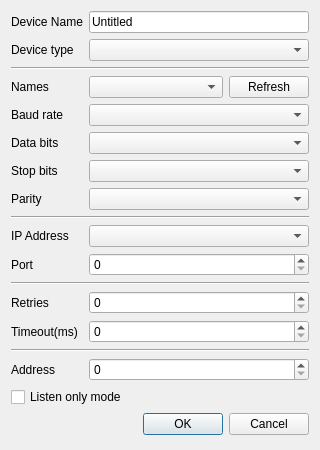
<?xml version="1.0" encoding="UTF-8"?>
<ui version="4.0">
 <class>DeviceConnectionParameterEditor</class>
 <widget class="QDialog" name="DeviceConnectionParameterEditor">
  <property name="geometry">
   <rect>
    <x>0</x>
    <y>0</y>
    <width>320</width>
    <height>450</height>
   </rect>
  </property>
  <property name="minimumSize">
   <size>
    <width>320</width>
    <height>0</height>
   </size>
  </property>
  <property name="windowTitle">
   <string>New Modbus Device</string>
  </property>
  <layout class="QGridLayout" name="gridLayout">
   <item row="13" column="1">
    <widget class="QSpinBox" name="spinBoxTimeout"/>
   </item>
   <item row="9" column="1">
    <widget class="QComboBox" name="comboBoxTcpAddress"/>
   </item>
   <item row="12" column="0">
    <widget class="QLabel" name="labelRetries">
     <property name="sizePolicy">
      <sizepolicy hsizetype="Fixed" vsizetype="Preferred">
       <horstretch>0</horstretch>
       <verstretch>0</verstretch>
      </sizepolicy>
     </property>
     <property name="text">
      <string>Retries</string>
     </property>
    </widget>
   </item>
   <item row="4" column="1">
    <widget class="QComboBox" name="comboBoxRtuBaudRate"/>
   </item>
   <item row="15" column="1">
    <widget class="QSpinBox" name="spinBoxServerAddress"/>
   </item>
   <item row="13" column="0">
    <widget class="QLabel" name="labelTimeout">
     <property name="sizePolicy">
      <sizepolicy hsizetype="Fixed" vsizetype="Preferred">
       <horstretch>0</horstretch>
       <verstretch>0</verstretch>
      </sizepolicy>
     </property>
     <property name="text">
      <string>Timeout(ms)</string>
     </property>
    </widget>
   </item>
   <item row="8" column="0" colspan="2">
    <widget class="Line" name="lineNetwork">
     <property name="orientation">
      <enum>Qt::Orientation::Horizontal</enum>
     </property>
    </widget>
   </item>
   <item row="4" column="0">
    <widget class="QLabel" name="labelBaudRate">
     <property name="sizePolicy">
      <sizepolicy hsizetype="Fixed" vsizetype="Preferred">
       <horstretch>0</horstretch>
       <verstretch>0</verstretch>
      </sizepolicy>
     </property>
     <property name="text">
      <string>Baud rate</string>
     </property>
    </widget>
   </item>
   <item row="7" column="1">
    <widget class="QComboBox" name="comboBoxRtuParity"/>
   </item>
   <item row="10" column="1">
    <widget class="QSpinBox" name="spinBoxTcpPort"/>
   </item>
   <item row="2" column="0" colspan="2">
    <widget class="Line" name="lineSerialPort">
     <property name="orientation">
      <enum>Qt::Orientation::Horizontal</enum>
     </property>
    </widget>
   </item>
   <item row="1" column="1">
    <widget class="QComboBox" name="comboBoxDeviceType"/>
   </item>
   <item row="5" column="1">
    <widget class="QComboBox" name="comboBoxRtuDataBits"/>
   </item>
   <item row="10" column="0">
    <widget class="QLabel" name="labelPort">
     <property name="sizePolicy">
      <sizepolicy hsizetype="Fixed" vsizetype="Preferred">
       <horstretch>0</horstretch>
       <verstretch>0</verstretch>
      </sizepolicy>
     </property>
     <property name="text">
      <string>Port</string>
     </property>
    </widget>
   </item>
   <item row="9" column="0">
    <widget class="QLabel" name="labelIp">
     <property name="sizePolicy">
      <sizepolicy hsizetype="Fixed" vsizetype="Preferred">
       <horstretch>0</horstretch>
       <verstretch>0</verstretch>
      </sizepolicy>
     </property>
     <property name="text">
      <string>IP Address</string>
     </property>
    </widget>
   </item>
   <item row="6" column="0">
    <widget class="QLabel" name="labelStopBits">
     <property name="sizePolicy">
      <sizepolicy hsizetype="Fixed" vsizetype="Preferred">
       <horstretch>0</horstretch>
       <verstretch>0</verstretch>
      </sizepolicy>
     </property>
     <property name="text">
      <string>Stop bits</string>
     </property>
    </widget>
   </item>
   <item row="0" column="1">
    <widget class="QLineEdit" name="lineEditDeviceName">
     <property name="text">
      <string notr="true">Untitled</string>
     </property>
     <property name="placeholderText">
      <string>Such as: Siemens S7-300</string>
     </property>
    </widget>
   </item>
   <item row="0" column="0">
    <widget class="QLabel" name="label_11">
     <property name="text">
      <string>Device Name</string>
     </property>
    </widget>
   </item>
   <item row="12" column="1">
    <widget class="QSpinBox" name="spinBoxNumberOfRetries"/>
   </item>
   <item row="7" column="0">
    <widget class="QLabel" name="labelParity">
     <property name="sizePolicy">
      <sizepolicy hsizetype="Fixed" vsizetype="Preferred">
       <horstretch>0</horstretch>
       <verstretch>0</verstretch>
      </sizepolicy>
     </property>
     <property name="text">
      <string>Parity</string>
     </property>
    </widget>
   </item>
   <item row="6" column="1">
    <widget class="QComboBox" name="comboBoxRtuStopBits"/>
   </item>
   <item row="14" column="0" colspan="2">
    <widget class="Line" name="lineServer">
     <property name="orientation">
      <enum>Qt::Orientation::Horizontal</enum>
     </property>
    </widget>
   </item>
   <item row="5" column="0">
    <widget class="QLabel" name="labelDataBits">
     <property name="sizePolicy">
      <sizepolicy hsizetype="Fixed" vsizetype="Preferred">
       <horstretch>0</horstretch>
       <verstretch>0</verstretch>
      </sizepolicy>
     </property>
     <property name="text">
      <string>Data bits</string>
     </property>
    </widget>
   </item>
   <item row="17" column="0" colspan="2">
    <widget class="QDialogButtonBox" name="buttonBox">
     <property name="standardButtons">
      <set>QDialogButtonBox::StandardButton::Cancel|QDialogButtonBox::StandardButton::Ok</set>
     </property>
    </widget>
   </item>
   <item row="3" column="0">
    <widget class="QLabel" name="labelPortName">
     <property name="sizePolicy">
      <sizepolicy hsizetype="Fixed" vsizetype="Preferred">
       <horstretch>0</horstretch>
       <verstretch>0</verstretch>
      </sizepolicy>
     </property>
     <property name="text">
      <string>Names</string>
     </property>
    </widget>
   </item>
   <item row="3" column="1">
    <layout class="QHBoxLayout" name="horizontalLayout">
     <item>
      <widget class="QComboBox" name="comboBoxRtuNames">
       <property name="sizePolicy">
        <sizepolicy hsizetype="Expanding" vsizetype="Fixed">
         <horstretch>0</horstretch>
         <verstretch>0</verstretch>
        </sizepolicy>
       </property>
      </widget>
     </item>
     <item>
      <widget class="QPushButton" name="pushButtonRefresh">
       <property name="text">
        <string>Refresh</string>
       </property>
      </widget>
     </item>
    </layout>
   </item>
   <item row="16" column="0" colspan="2">
    <widget class="QCheckBox" name="checkBoxListenOnlyMode">
     <property name="text">
      <string>Listen only mode</string>
     </property>
    </widget>
   </item>
   <item row="1" column="0">
    <widget class="QLabel" name="label">
     <property name="sizePolicy">
      <sizepolicy hsizetype="Fixed" vsizetype="Preferred">
       <horstretch>0</horstretch>
       <verstretch>0</verstretch>
      </sizepolicy>
     </property>
     <property name="text">
      <string>Device type</string>
     </property>
    </widget>
   </item>
   <item row="15" column="0">
    <widget class="QLabel" name="labelAddress">
     <property name="sizePolicy">
      <sizepolicy hsizetype="Fixed" vsizetype="Preferred">
       <horstretch>0</horstretch>
       <verstretch>0</verstretch>
      </sizepolicy>
     </property>
     <property name="text">
      <string>Address</string>
     </property>
    </widget>
   </item>
   <item row="11" column="0" colspan="2">
    <widget class="Line" name="lineClient">
     <property name="orientation">
      <enum>Qt::Orientation::Horizontal</enum>
     </property>
    </widget>
   </item>
  </layout>
 </widget>
 <resources/>
 <connections>
  <connection>
   <sender>buttonBox</sender>
   <signal>accepted()</signal>
   <receiver>DeviceConnectionParameterEditor</receiver>
   <slot>accept()</slot>
   <hints>
    <hint type="sourcelabel">
     <x>247</x>
     <y>191</y>
    </hint>
    <hint type="destinationlabel">
     <x>6</x>
     <y>176</y>
    </hint>
   </hints>
  </connection>
  <connection>
   <sender>buttonBox</sender>
   <signal>rejected()</signal>
   <receiver>DeviceConnectionParameterEditor</receiver>
   <slot>reject()</slot>
   <hints>
    <hint type="sourcelabel">
     <x>360</x>
     <y>192</y>
    </hint>
    <hint type="destinationlabel">
     <x>392</x>
     <y>171</y>
    </hint>
   </hints>
  </connection>
 </connections>
</ui>
